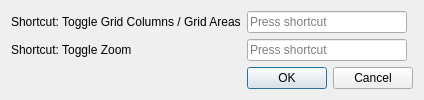
<?xml version="1.0" encoding="UTF-8"?>
<ui version="4.0">
 <class>Settings</class>
 <widget class="QDialog" name="Settings">
  <property name="windowModality">
   <enum>Qt::WindowModal</enum>
  </property>
  <property name="geometry">
   <rect>
    <x>0</x>
    <y>0</y>
    <width>480</width>
    <height>116</height>
   </rect>
  </property>
  <property name="sizePolicy">
   <sizepolicy hsizetype="Fixed" vsizetype="Fixed">
    <horstretch>0</horstretch>
    <verstretch>0</verstretch>
   </sizepolicy>
  </property>
  <property name="windowTitle">
   <string>Grid Fields Settings</string>
  </property>
  <property name="modal">
   <bool>true</bool>
  </property>
  <layout class="QGridLayout" name="gridLayout">
   <property name="sizeConstraint">
    <enum>QLayout::SetFixedSize</enum>
   </property>
   <item row="1" column="1">
    <widget class="QKeySequenceEdit" name="toggleZoomShortcut">
     <property name="toolTip">
      <string>&lt;html&gt;&lt;head/&gt;&lt;body&gt;&lt;p&gt;The &amp;quot;Edit Current&amp;quot; window may be in one of two modes: obscure mode, or presentation mode. While in presentation mode, the persistent editor will &lt;span style=&quot; font-weight:600;&quot;&gt;not&lt;/span&gt; obscure the fields, when the card is currently showing the frontside of the card. This shortcut can be triggered in the editor. (default: &amp;quot;Ctrl+P&amp;quot;)&lt;/p&gt;&lt;/body&gt;&lt;/html&gt;</string>
     </property>
    </widget>
   </item>
   <item row="2" column="1" colspan="2">
    <widget class="QDialogButtonBox" name="buttonBox">
     <property name="orientation">
      <enum>Qt::Horizontal</enum>
     </property>
     <property name="standardButtons">
      <set>QDialogButtonBox::Cancel|QDialogButtonBox::Ok</set>
     </property>
    </widget>
   </item>
   <item row="1" column="0">
    <widget class="QLabel" name="toggleZoomLabel">
     <property name="toolTip">
      <string>&lt;html&gt;&lt;head/&gt;&lt;body&gt;&lt;p&gt;The &amp;quot;Edit Current&amp;quot; window may be in one of two modes: obscure mode, or presentation mode. While in presentation mode, the persistent editor will &lt;span style=&quot; font-weight:600;&quot;&gt;not&lt;/span&gt; obscure the fields, when the card is currently showing the frontside of the card. This shortcut can be triggered in the editor. (default: &amp;quot;Ctrl+P&amp;quot;)&lt;/p&gt;&lt;/body&gt;&lt;/html&gt;</string>
     </property>
     <property name="text">
      <string>Shortcut: Toggle Zoom</string>
     </property>
    </widget>
   </item>
   <item row="0" column="1">
    <widget class="QKeySequenceEdit" name="toggleModeShortcut">
     <property name="toolTip">
      <string>&lt;html&gt;&lt;head/&gt;&lt;body&gt;&lt;p&gt;Use this shortcut to flip between the front and the back of a given card. Can be used in the reviewer window. (default: &amp;quot;C&amp;quot;)&lt;/p&gt;&lt;/body&gt;&lt;/html&gt;</string>
     </property>
    </widget>
   </item>
   <item row="0" column="0">
    <widget class="QLabel" name="toggleModeLabel">
     <property name="toolTip">
      <string>&lt;html&gt;&lt;head/&gt;&lt;body&gt;&lt;p&gt;Use this shortcut to flip between the front and the back of a given card. Can be used in the reviewer window. (default: &amp;quot;C&amp;quot;)&lt;/p&gt;&lt;/body&gt;&lt;/html&gt;</string>
     </property>
     <property name="text">
      <string>Shortcut: Toggle Grid Columns / Grid Areas</string>
     </property>
    </widget>
   </item>
  </layout>
 </widget>
 <resources/>
 <connections>
  <connection>
   <sender>buttonBox</sender>
   <signal>accepted()</signal>
   <receiver>Settings</receiver>
   <slot>accept()</slot>
   <hints>
    <hint type="sourcelabel">
     <x>248</x>
     <y>254</y>
    </hint>
    <hint type="destinationlabel">
     <x>157</x>
     <y>274</y>
    </hint>
   </hints>
  </connection>
  <connection>
   <sender>buttonBox</sender>
   <signal>rejected()</signal>
   <receiver>Settings</receiver>
   <slot>reject()</slot>
   <hints>
    <hint type="sourcelabel">
     <x>316</x>
     <y>260</y>
    </hint>
    <hint type="destinationlabel">
     <x>286</x>
     <y>274</y>
    </hint>
   </hints>
  </connection>
 </connections>
</ui>
